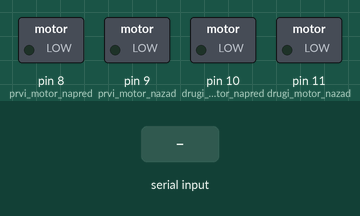
Simulated run of this sketch. Board: Arduino Uno, built with avr-gcc and run on an emulated ATmega328P. Shown: switched loads named in the sketch (green lamp = pin HIGH). The inputs (shaded band) are chosen by the test bench.

Above: at 1.2 s.
1.3 s: "F" received over the second serial link
At 2.3 s:
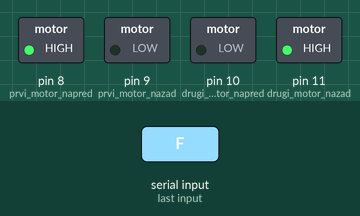
2.8 s: "B" received over the second serial link
At 3.6 s:
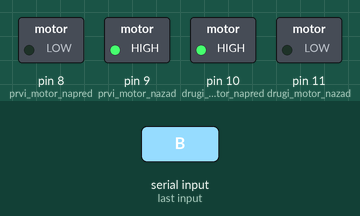
4.3 s: "R" received over the second serial link
At 4.9 s:
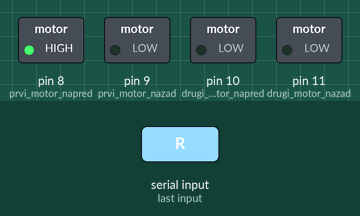
5.8 s: "L" received over the second serial link
At 6.2 s:
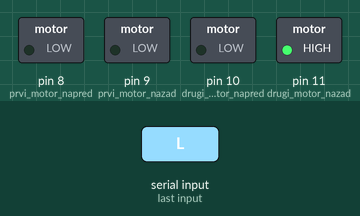
7.3 s: "S" received over the second serial link
At 8.7 s:
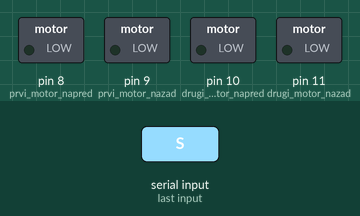
Timing chart, 0 to 9.8 s (numbered marks = the images above; inputs shaded):
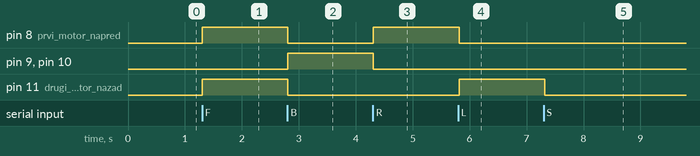

Measured:
- after the input at 1.3 s, pin 8 (prvi_motor_napred), pin 11 (drugi_motor_nazad): LOW → HIGH at once
- after the input at 2.8 s, pin 8 (prvi_motor_napred), pin 11 (drugi_motor_nazad): HIGH → LOW at once; pin 9 (prvi_motor_nazad), pin 10 (drugi_motor_napred): LOW → HIGH at once
- after the input at 4.3 s, pin 8 (prvi_motor_napred): LOW → HIGH at once; pin 9 (prvi_motor_nazad), pin 10 (drugi_motor_napred): HIGH → LOW at once
- after the input at 5.8 s, pin 8 (prvi_motor_napred): HIGH → LOW at once; pin 11 (drugi_motor_nazad): LOW → HIGH at once
- after the input at 7.3 s, pin 11 (drugi_motor_nazad): HIGH → LOW at once

The sketch:

bb8v1_2.ino
```cpp
#include <SoftwareSerial.h>
SoftwareSerial ble_device(2,3); //2 je TX a 3 RX
char a;

void setup() {
  pinMode(8,OUTPUT);  //prvi motor napred
  pinMode(9,OUTPUT);  //prvi motor nazad
  pinMode(10,OUTPUT); //drugi motor napred
  pinMode(11,OUTPUT); //drugi motor nazad
  ble_device.begin(9600);
}

void loop() {
  if (ble_device.available()>0)
  {
    a=ble_device.read();
    ble_device.println(a);
  }
  if (a=='F') //forward
  {
    digitalWrite(8,HIGH);
    digitalWrite(9,LOW);
    digitalWrite(10,LOW);
    digitalWrite(11,HIGH);
   //f forward
   //B back
   //L left
   //forwar right I
  }
  else if (a=='B') //back
  {
    digitalWrite(8,LOW);
    digitalWrite(9,HIGH);
    digitalWrite(10,HIGH);
    digitalWrite(11,LOW);
  }
  else if (a=='R') //forward right
  {
    digitalWrite(8,HIGH);
    digitalWrite(9,LOW);
    digitalWrite(10,LOW);
    digitalWrite(11,LOW);
  }
  else if (a=='L') //forward left
  {
    digitalWrite(8,LOW);
    digitalWrite(9,LOW);
    digitalWrite(10,LOW);
    digitalWrite(11,HIGH);
  }

  else if (a=='S')
  {
    digitalWrite(8,LOW);
    digitalWrite(9,LOW);
    digitalWrite(10,LOW);
    digitalWrite(11,LOW);
  }
  delay(100);

}
```
